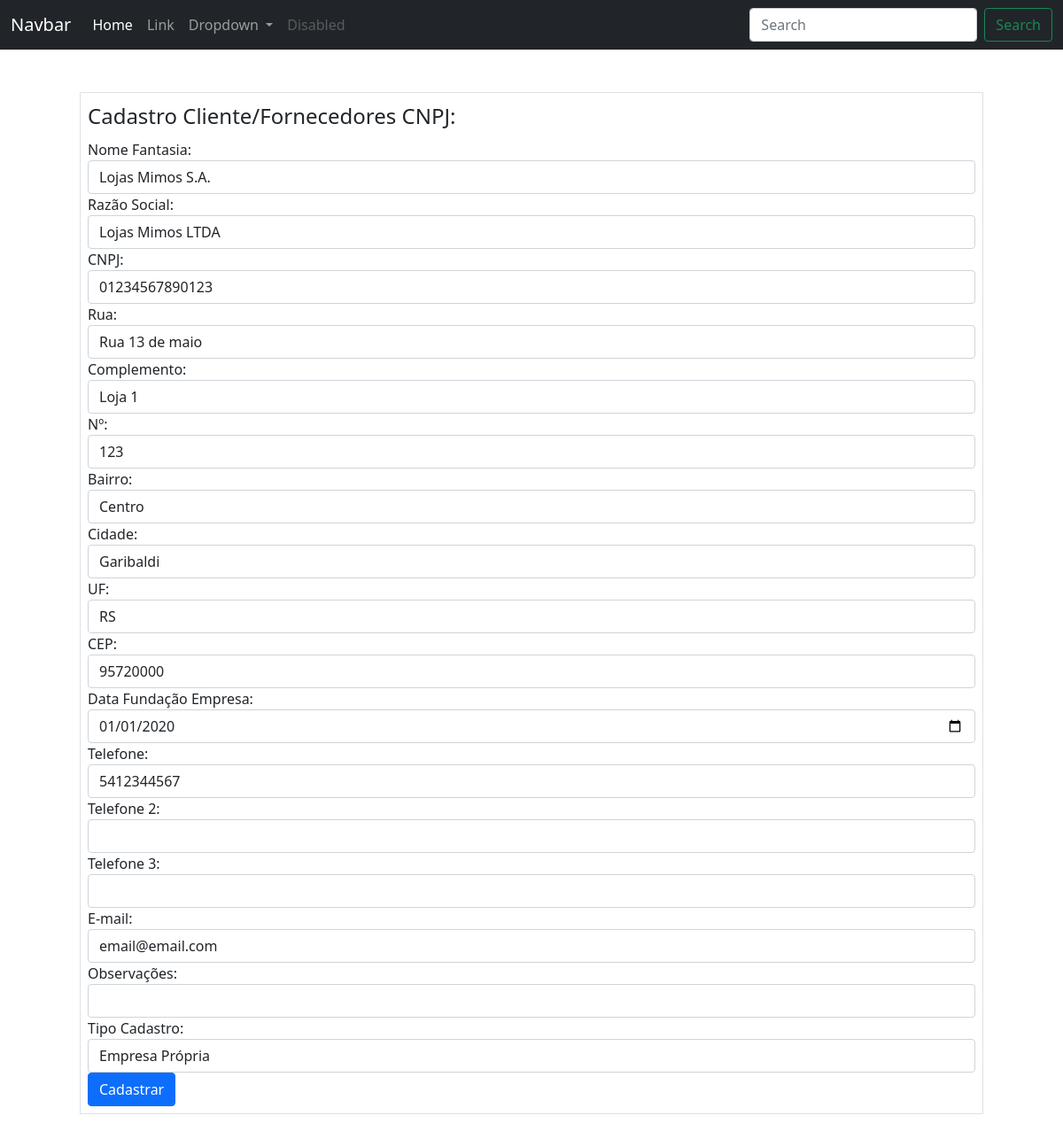
Page /clientesfornecedores/cnpj/1/edicao (signed in) on the earlier database version.
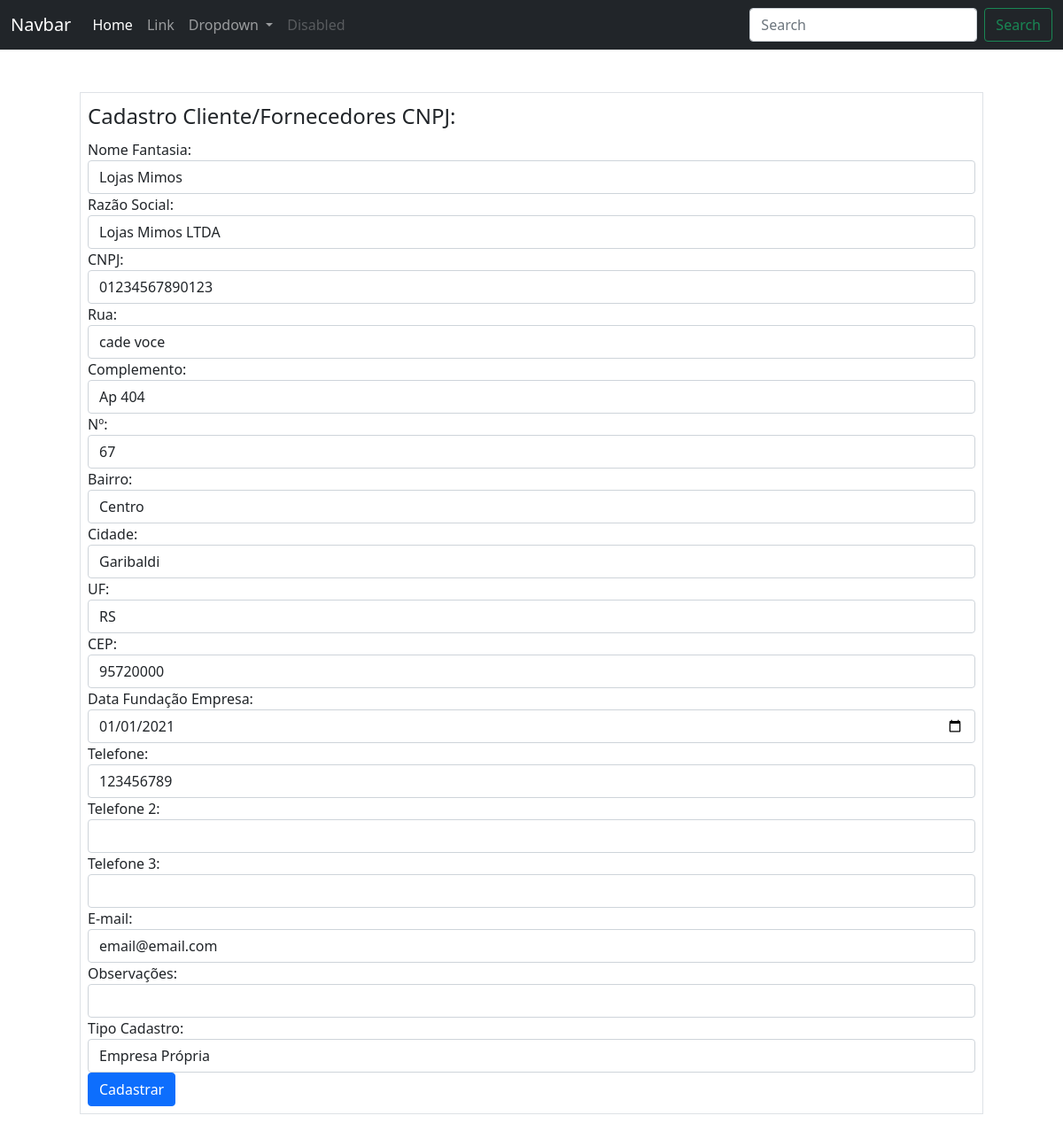
Same page on the later database version.
### ERP/models.py (models this page shows, shortened)
class ClientesFornecedores(database.Model):
    __tablename__ ='clientes_fornecedores'
    id = database.Column(database.Integer, primary_key=True)
    nome_fantasia = database.Column(database.String(500))
    razao_social = database.Column(database.String(500))
    cnpj = database.Column(database.String(20), unique=True)
    rua = database.Column(database.String(100))
    complemento = database.Column(database.String(70))
    nro = database.Column(database.String(20))
    bairro = database.Column(database.String(70))
    cidade = database.Column(database.String(70))
    uf = database.Column(database.String(2))
    cep = database.Column(database.String(15))
    data_fundacao = database.Column(database.DateTime)
    cpf = database.Column(database.String(20), unique=True)
    nome = database.Column(database.String(100))
    telefone = database.Column(database.String(20))
    telefone2 = database.Column(database.String(20))
    telefone3 = database.Column(database.String(20))
    email = database.Column(database.String(100))
    data_aniversario = database.Column(database.DateTime)
    obs = database.Column(database.Text)
    data_cadastro = database.Column(database.DateTime, default=datetime.utcnow())
    tipo_cadastro = database.Column(database.Integer, database.ForeignKey('tipos_cadastro.id'), nullable=False)
    id_usuario_cadastro = database.Column(database.Integer, database.ForeignKey('usuarios.id'), nullable=False)

### ERP/routes.py (the view, shortened to what this page needs)
@app.route('/clientesfornecedores/<tipo_emp>/<cliente_fornecedor_id>/edicao', methods=['GET', 'POST'])
@login_required
def edicao_clientes_fornecedores(tipo_emp, cliente_fornecedor_id):
    cliente_fornecedor = ClientesFornecedores.query.get_or_404(cliente_fornecedor_id)
    if tipo_emp == 'cnpj':
        form = FormCadastroCNPJ(obj=cliente_fornecedor)
        form.tipo_cadastro.choices = [(tipo.id, tipo.nome_tipo) for tipo in TiposCadastros.query.all()]
        return render_template('cadastro_cnpj.html', form=form)

### ERP/routes.py (called while the page is built)
@login_manager.user_loader
def load_user(user_id):
    return Usuarios.query.get(int(user_id))

### ERP/templates/cadastro_cnpj.html (shortened to what the changed rows need)
{% include 'base.html' %}
{% block content %}
    <div class="container">
        <form method='POST' action="" class="border m-5 p-2">
            <fieldset>
                <div class="form-group">
                    {{ form.nome_fantasia.label(class="form-control-label") }}
                    {{ form.nome_fantasia(class="form-control") }}
                </div>
                <div class="form-group">
                    {{ form.razao_social.label(class="form-control-label") }}
                    {{ form.razao_social(class="form-control") }}
                </div>
                <div class="form-group">
                    {{ form.cnpj.label(class="form-control-label") }}
                    {% if form.cnpj.errors %}
                        {{ form.cnpj(class="form-control is-invalid") }}
                        <div class="invalid_feedback">
                            {% for erro in form.cnpj.errors %}
                                {{ erro }}
                            {% endfor %}
                        </div>
                        {% else %}
                            {{ form.cnpj(class="form-control") }}
                        {% endif %}
                </div>
                <div class="form-group">
                    {{ form.rua.label(class="form-control-label") }}
                    {{ form.rua(class="form-control") }}
                </div>
                <div class="form-group">
                    {{ form.complemento.label(class="form-control-label") }}
                    {{ form.complemento(class="form-control") }}
                </div>
                <div class="form-group">
                    {{ form.nro.label(class="form-control-label") }}
                    {{ form.nro(class="form-control") }}
                </div>
                <div class="form-group">
                    {{ form.bairro.label(class="form-control-label") }}
                    {{ form.bairro(class="form-control") }}
                </div>
                <div class="form-group">
                    {{ form.cidade.label(class="form-control-label") }}
                    {{ form.cidade(class="form-control") }}
                </div>
                <div class="form-group">
                    {{ form.uf.label(class="form-control-label") }}
                    {{ form.uf(class="form-control") }}
                </div>
                <div class="form-group">
                    {{ form.cep.label(class="form-control-label") }}
                    {{ form.cep(class="form-control") }}
                </div>
                <div class="form-group">
                    {{ form.data_fundacao.label(class="form-control-label") }}
                    {{ form.data_fundacao(class="form-control") }}
                </div>
                <div class="form-group">
                    {{ form.telefone.label(class="form-control-label") }}
                    {{ form.telefone(class="form-control") }}
                </div>
                <div class="form-group">
                    {{ form.telefone2.label(class="form-control-label") }}
                    {{ form.telefone2(class="form-control") }}
                </div>
                <div class="form-group">
                    {{ form.telefone3.label(class="form-control-label") }}
                    {{ form.telefone3(class="form-control") }}
                </div>
                <div class="form-group">
                    {{ form.email.label(class="form-control-label") }}
                    {{ form.email(class="form-control") }}
                </div>
                <div class="form-group">
                    {{ form.obs.label(class="form-control-label") }}
                    {{ form.obs(class="form-control") }}
                </div>
                <div class="form-group">
                    {{ form.tipo_cadastro.label(class="form-control-label") }}
                    {{ form.tipo_cadastro(class="form-control") }}
                </div>
            </fieldset>
        </form>
    </div>
{% endblock %}

Differences in the rows shown:
changed ClientesFornecedores "Lojas Mimos LTDA": nome_fantasia "Lojas Mimos S.A." → "Lojas Mimos"; rua "Rua 13 de maio" → "cade voce"; complemento "Loja 1" → "Ap 404"; nro "123" → "67"; data_fundacao "01/01/2020" → "01/01/2021"; telefone "5412344567" → "123456789"
